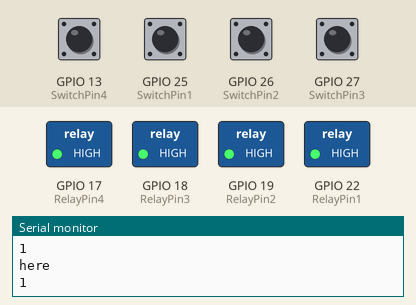
Bench run of a sketch on a simulated ESP32. Shown: switched loads named in the sketch (green lamp = pin HIGH), the last lines printed to the serial monitor. The inputs (shaded band) are chosen by the test bench; at power-on: GPIO 13 (SwitchPin4), GPIO 25 (SwitchPin1), GPIO 26 (SwitchPin2), GPIO 27 (SwitchPin3) HIGH. WiFi joins after 1.5 s; servers stay silent unless stated.

Above: at 1.2 s.
1.3 s: GPIO 25 (SwitchPin1) pulled LOW for 0.5 s
At 1.8 s:
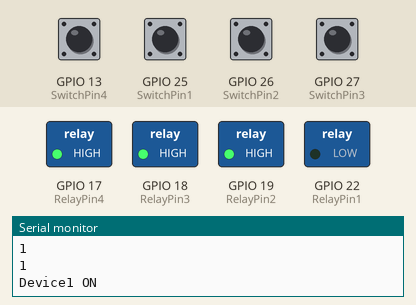
4.4 s: GPIO 26 (SwitchPin2) pulled LOW for 0.5 s
At 5.3 s:
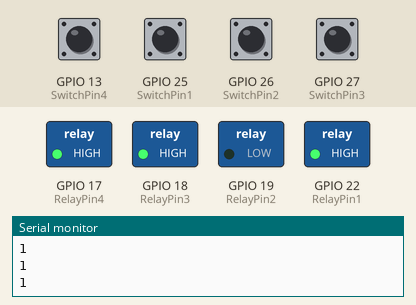
7.1 s: GPIO 13 (SwitchPin4) pulled LOW for 0.5 s
At 7.8 s:
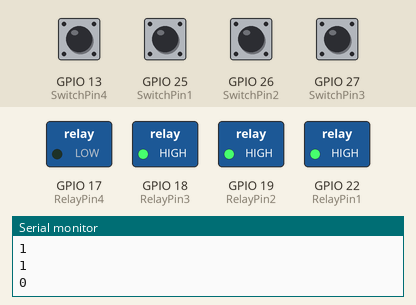
10.1 s: GPIO 27 (SwitchPin3) pulled LOW for 1 s
At 11.6 s:
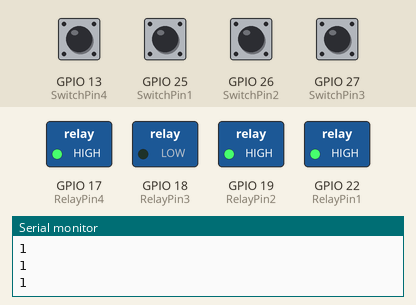
13.4 s: GPIO 13 (SwitchPin4) driven LOW and GPIO 25 (SwitchPin1) driven LOW and GPIO 26 (SwitchPin2) driven LOW and GPIO 27 (SwitchPin3) driven LOW
At 15.5 s:
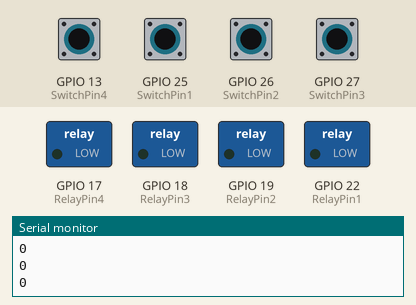
15.8 s: GPIO 13 (SwitchPin4) driven HIGH
At 16.9 s:
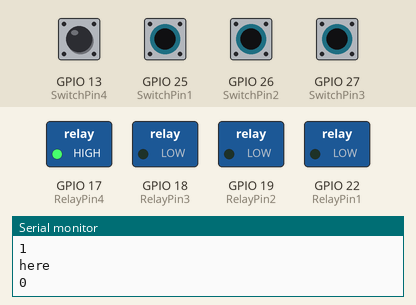
Timing chart, 0 to 18.3 s (numbered marks = the images above; inputs shaded):
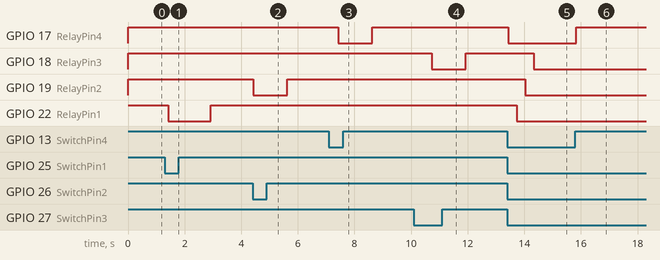

Measured:
- after the input at 1.3 s, GPIO 22 (RelayPin1): HIGH → LOW after 0.12 s, → HIGH 1.5 s later
- after the input at 4.4 s, GPIO 19 (RelayPin2): HIGH → LOW at once, → HIGH 1.2 s later
- after the input at 7.1 s, GPIO 17 (RelayPin4): HIGH → LOW after 0.32 s, → HIGH 1.2 s later
- after the input at 10.1 s, GPIO 18 (RelayPin3): HIGH → LOW after 0.63 s, → HIGH 1.2 s later
- after the input at 13.4 s, GPIO 17 (RelayPin4): HIGH → LOW at once; GPIO 18 (RelayPin3): HIGH → LOW after 0.93 s; GPIO 19 (RelayPin2): HIGH → LOW after 0.63 s; GPIO 22 (RelayPin1): HIGH → LOW after 0.33 s
- after the input at 15.8 s, GPIO 17 (RelayPin4): LOW → HIGH at once

The sketch:

ESP32_4_SWITCH_LIGHT.ino
```cpp
//#define BLYNK_PRINT Serial
#define BLYNK_PRINT Serial
#include <WiFi.h>
#include <BlynkSimpleEsp32.h>
#include <WiFiClient.h>
//#include <BluetoothSerial.h>
//BluetoothSerial SerialBT;


// define the Light GPIO connected with Relays and switches
#define RelayPin1 22
#define RelayPin2 19
#define RelayPin3 18
#define RelayPin4 17

//light switches
#define SwitchPin1 25 //SD2
#define SwitchPin2 26 //SD3
#define SwitchPin3 27 //SD1
#define SwitchPin4 13 //SD0


//Virtual Pins
#define VPIN_BUTTON_1 V1 //v1
#define VPIN_BUTTON_2 V2 //v2
#define VPIN_BUTTON_3 V3 //v3
#define VPIN_BUTTON_4 V4 //v4

int toggleState_1 = 1; //Define integer to remember the toggle state for relay 1
int toggleState_2 = 1; //Define integer to remember the toggle state for relay 1
int toggleState_3 = 1; //Define integer to remember the toggle state for relay 1
int toggleState_4 = 1; //Define integer to remember the toggle state for relay 1

int wifiFlag = 0;
int incoming;

char auth[] = "k1dYKP7xwopF1YhyGgtY4LbRfH8mXd3M";

// Your WiFi credentials.
// Set password to "" for open networks.
char ssid[] = "Jio Fiber";
char pass[] = "nakoda123";

BlynkTimer timer;

void relayOnOff(int relay) {
  switch (relay) {
    case 1:
      if (digitalRead(SwitchPin1) == LOW && toggleState_1 == 1) {
        digitalWrite(RelayPin1, LOW); // turn on relay 1
        toggleState_1 = 0;
        Serial.println("Device1 ON");
        Blynk.virtualWrite(VPIN_BUTTON_1, toggleState_1); // Update Button Widget
      } else if (digitalRead(SwitchPin1) == HIGH && toggleState_1 == 0) {
        digitalWrite(RelayPin1, HIGH); // turn off relay 1
        toggleState_1 = 1;
        Serial.println("Device1 OFF");
        Blynk.virtualWrite(VPIN_BUTTON_1, toggleState_1); // Update Button Widget
      }
      delay(100);
      break;
    case 2:
      if (digitalRead(SwitchPin2) == LOW && toggleState_2 == 1) {
        digitalWrite(RelayPin2, LOW); // turn on relay 2
        toggleState_2 = 0;
        Serial.println("Device2 ON");
        Blynk.virtualWrite(VPIN_BUTTON_2, toggleState_2); // Update Button Widget
      } else if (digitalRead(SwitchPin2) == HIGH && toggleState_2 == 0) {
        digitalWrite(RelayPin2, HIGH); // turn off relay 1
        toggleState_2 = 1;
        Serial.println("Device2 OFF");
        Blynk.virtualWrite(VPIN_BUTTON_2, toggleState_2); // Update Button Widget
      }
      delay(100);
      break;
    case 3:
      Serial.println("here");
      Serial.println(toggleState_3);
      if (digitalRead(SwitchPin3) == LOW && toggleState_3 == 1) {
        digitalWrite(RelayPin3, LOW); // turn on relay 1
        toggleState_3 = 0;
        Serial.println("Device3 ON");
        Blynk.virtualWrite(VPIN_BUTTON_3, toggleState_3); // Update Button Widget
      } else if (digitalRead(SwitchPin3) == HIGH && toggleState_3 == 0) {
        digitalWrite(RelayPin3, HIGH); // turn off relay 1
        toggleState_3 = 1;
        Serial.println("Device3 OFF");
        Blynk.virtualWrite(VPIN_BUTTON_3, toggleState_3); // Update Button Widget
      }
      delay(100);
      break;
    case 4:
      if (digitalRead(SwitchPin4) == LOW && toggleState_4 == 1) {
        digitalWrite(RelayPin4, LOW); // turn on relay 1
        toggleState_4 = 0;
        Serial.println("Device4 ON");
        Blynk.virtualWrite(VPIN_BUTTON_4, toggleState_4); // Update Button Widget
      } else if (digitalRead(SwitchPin4) == HIGH && toggleState_4 == 0) {
        digitalWrite(RelayPin4, HIGH); // turn off relay 1
        toggleState_4 = 1;
        Serial.println("Device4 OFF");
        Blynk.virtualWrite(VPIN_BUTTON_4, toggleState_4); // Update Button Widget
      }
      delay(100);
      break;

    default:
      break;
  }
}

void switch_button() {
  //Manual Switch Control
  delay(200);
  relayOnOff(1);
  delay(200);
  relayOnOff(2);
  delay(200);
  relayOnOff(3);
  delay(200);
  relayOnOff(4);
}

//BLYNK_CONNECTED() {
//  // Request the latest state from the server
//  Blynk.syncVirtual(VPIN_BUTTON_1);
//  Blynk.syncVirtual(VPIN_BUTTON_2);
//  Blynk.syncVirtual(VPIN_BUTTON_3);
//  Blynk.syncVirtual(VPIN_BUTTON_4);
//}

// When App button is pushed - switch the state

BLYNK_WRITE(VPIN_BUTTON_1) {
  Serial.println("VPIN_BUTTON_1");
  digitalWrite(RelayPin1, param.asInt());
}

BLYNK_WRITE(VPIN_BUTTON_2) {
  Serial.println("VPIN_BUTTON_2");
  digitalWrite(RelayPin2, param.asInt());
}

BLYNK_WRITE(VPIN_BUTTON_3) {
  Serial.println("VPIN_BUTTON_3");
  digitalWrite(RelayPin3, param.asInt());
}

BLYNK_WRITE(VPIN_BUTTON_4) {
  Serial.println("VPIN_BUTTON_4");
  digitalWrite(RelayPin4, param.asInt());
}

void checkBlynkStatus() { // called every 3 seconds by SimpleTimer

  bool isconnected = Blynk.connected();
  if (isconnected == false) {
    wifiFlag = 1;
    //  digitalWrite(wifiLed, HIGH); //Turn off WiFi LED
  }
   if (isconnected == true) {
    wifiFlag = 0;
    //  digitalWrite(wifiLed, LOW); //Turn on WiFi LED
  }
}
void setup() {
  pinMode(SwitchPin1, INPUT_PULLUP);
  pinMode(SwitchPin2, INPUT_PULLUP);
  pinMode(SwitchPin3, INPUT_PULLUP);
  pinMode(SwitchPin4, INPUT_PULLUP);

  pinMode(RelayPin1, OUTPUT);
  pinMode(RelayPin2, OUTPUT);
  pinMode(RelayPin3, OUTPUT);
  pinMode(RelayPin4, OUTPUT);

  // pinMode(wifiLed, OUTPUT);

  Serial.begin(9600);

  digitalWrite(RelayPin1, toggleState_1);
  digitalWrite(RelayPin2, toggleState_2);
  digitalWrite(RelayPin3, toggleState_3);
  digitalWrite(RelayPin4, toggleState_4);

  Serial.println("The device started");

  WiFi.begin(ssid, pass);
  timer.setInterval(3000L, checkBlynkStatus); // check if connected to Blynk server every 3 seconds
  Blynk.config(auth);//, ssid, pass);
}

void loop() {
  if (WiFi.status() != WL_CONNECTED) {
    Serial.println("WiFi Not Connected");
  } else {
    Serial.println("WiFi Connected");
    Blynk.run();
  }
  Serial.println("***********Light************");
  Serial.println(digitalRead(SwitchPin1));
  Serial.println(digitalRead(SwitchPin2));
  Serial.println(digitalRead(SwitchPin3));
  Serial.println(digitalRead(SwitchPin4));

//  if (Serial.available()) {
//    Serial.print("Test : ");
//    Serial.println(Serial.read());
//  }

  /*  if(SerialBT.available()){
           incoming = SerialBT.read();
           Serial.print("Receoved : "); Serial.println(incoming);
           switch(incoming){
              case 65 : digitalWrite(RelayPin1, LOW); break;// turn on relay 1
              case 97 : digitalWrite(RelayPin1, HIGH); break;// turn off relay 1
              case 68 : digitalWrite(RelayPin2, LOW); break;// turn on relay 2
              case 69 : digitalWrite(RelayPin2, HIGH); break;// turn off relay 2
              default : break;
           }
    }*/

  timer.run(); // Initiates SimpleTimer
  switch_button();
}
```
